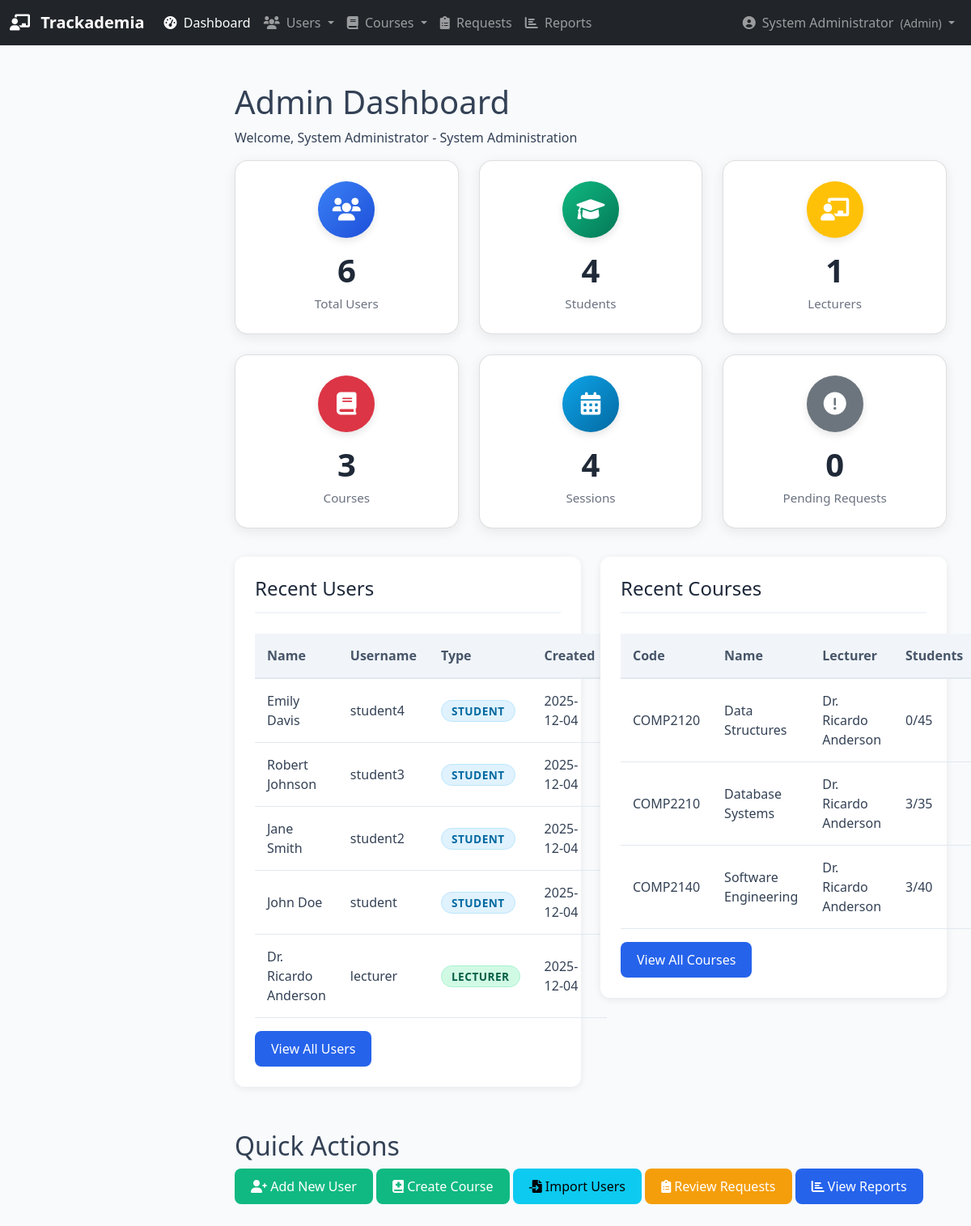
The app's page /admin/dashboard (signed in), older data.
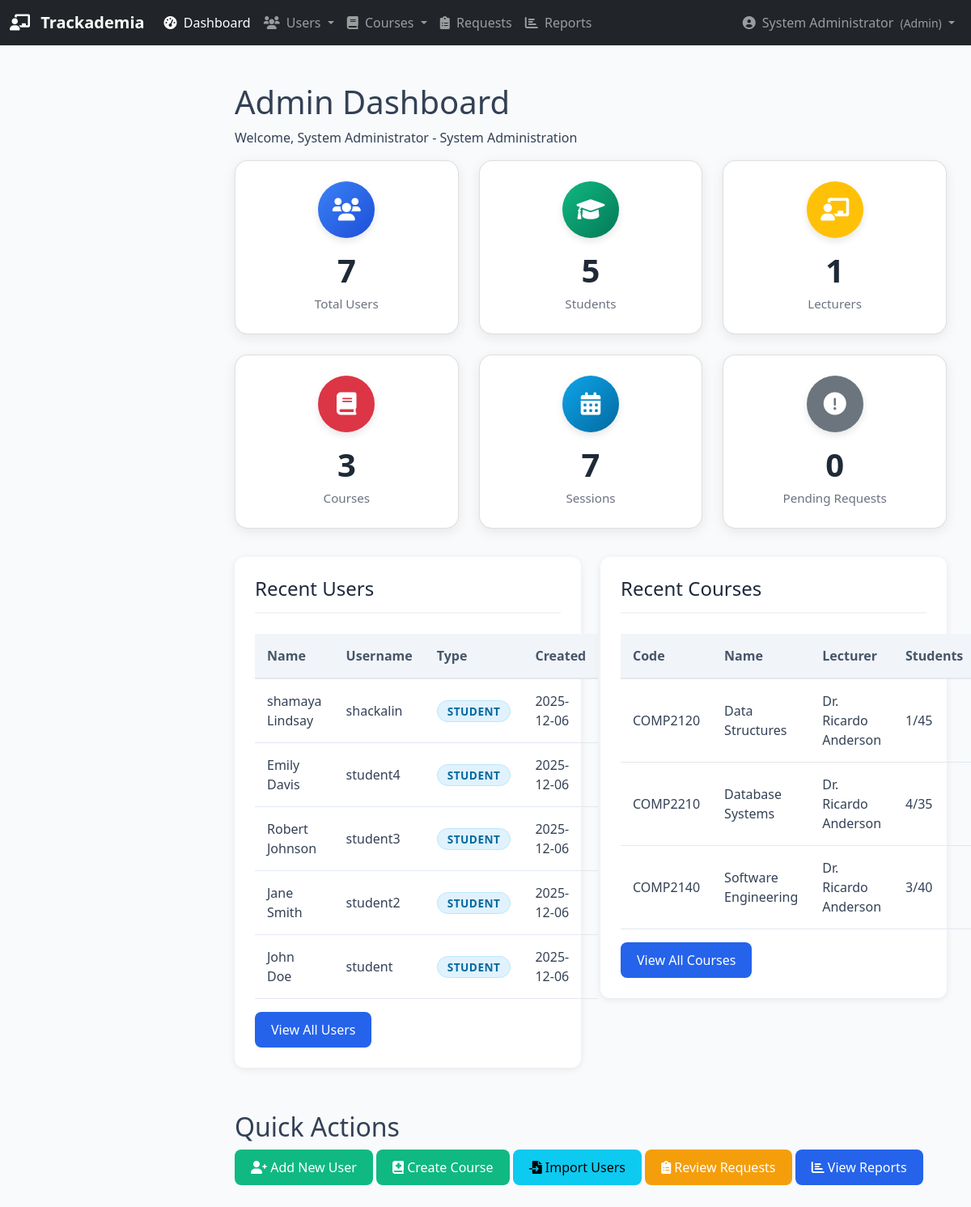
The same page, newer data.
### database.py (models this page shows, shortened)
class User(db.Model):
    __tablename__ = 'users'
    id = db.Column(db.Integer, primary_key=True)
    username = db.Column(db.String(80), unique=True, nullable=False)
    password_hash = db.Column(db.String(200), nullable=False)
    name = db.Column(db.String(100), nullable=False)
    email = db.Column(db.String(120), unique=True, nullable=True)
    user_type = db.Column(db.String(20), nullable=False)  # 'admin', 'lecturer', or 'student'
    is_active = db.Column(db.Boolean, default=True)
    created_at = db.Column(db.DateTime, default=datetime.utcnow)

class Course(db.Model):
    __tablename__ = 'courses'
    id = db.Column(db.Integer, primary_key=True)
    name = db.Column(db.String(200), nullable=False)
    code = db.Column(db.String(50), unique=True)
    description = db.Column(db.Text, nullable=True)
    credits = db.Column(db.Integer, default=3)
    semester = db.Column(db.String(50))  # Fall 2024, Spring 2025, etc.
    max_capacity = db.Column(db.Integer, default=30)
    lecturer_id = db.Column(db.Integer, db.ForeignKey('lecturers.id'), nullable=False)
    is_active = db.Column(db.Boolean, default=True)
    created_at = db.Column(db.DateTime, default=datetime.utcnow)
    students = db.relationship('Student',
                              secondary=enrollments,
                              back_populates='courses')
    sessions = db.relationship('Session', backref='course', lazy=True)

### app.py (the view)
@app.route('/admin/dashboard')
def admin_dashboard():
    if flask_session.get('user_type') != 'admin':
        flash('Access denied. Admin privileges required.', 'error')
        return redirect(url_for('login'))
    total_users = db.session.query(User).count()
    total_students = db.session.query(Student).count()
    total_lecturers = db.session.query(Lecturer).count()
    total_courses = db.session.query(Course).count()
    total_sessions = db.session.query(SessionModel).count()
    pending_requests = db.session.query(RemovalRequest).filter_by(status='pending').count()
    recent_users = db.session.query(User).order_by(User.created_at.desc()).limit(5).all()
    recent_courses = db.session.query(Course).order_by(Course.created_at.desc()).limit(5).all()
    return render_template('admin_dashboard.html',
                         total_users=total_users,
                         total_students=total_students,
                         total_lecturers=total_lecturers,
                         total_courses=total_courses,
                         total_sessions=total_sessions,
                         pending_requests=pending_requests,
                         recent_users=recent_users,
                         recent_courses=recent_courses)

### app.py (called while the page is built)
@app.before_request
def require_login():
    allowed_routes = ['login', 'static']
    if request.endpoint not in allowed_routes and 'user_id' not in flask_session:
        return redirect(url_for('login'))

@app.context_processor
def inject_pending_requests():
    if flask_session.get('user_type') == 'admin':
        pending_count = db.session.query(RemovalRequest).filter_by(status='pending').count()
        return dict(pending_requests_count=pending_count)
    return dict(pending_requests_count=0)

### templates/admin_dashboard.html (shortened to what the changed rows need)
{% extends "base.html" %}
{% block content %}
<div class="dashboard-header">
    <h1>Admin Dashboard</h1>
</div>
<div class="dashboard-cards">
    <div class="card">
        <div class="card-icon bg-primary">
            <i class="fas fa-users"></i>
        </div>
        <h3>{{ total_users }}</h3>
        <p>Total Users</p>
    </div>
    <div class="card">
        <div class="card-icon bg-success">
            <i class="fas fa-graduation-cap"></i>
        </div>
        <h3>{{ total_students }}</h3>
        <p>Students</p>
    </div>
    <div class="card">
        <div class="card-icon bg-info">
            <i class="fas fa-calendar-alt"></i>
        </div>
        <h3>{{ total_sessions }}</h3>
        <p>Sessions</p>
    </div>
</div>
<div class="row">
    <div class="col-md-6">
        <div class="table-container">
            <h2>Recent Users</h2>
            <table>
                <thead>
                    <tr>
                        <th>Name</th>
                        <th>Username</th>
                        <th>Type</th>
                        <th>Created</th>
                    </tr>
                </thead>
                <tbody>
                    {% for user in recent_users %}
                    <tr>
                        <td>{{ user.name }}</td>
                        <td>{{ user.username }}</td>
                        <td>
                            <span class="badge badge-{{ 'primary' if user.user_type == 'admin' else 'success' if user.user_type == 'lecturer' else 'info' }}">
                                {{ user.user_type|title }}
                            </span>
                        </td>
                        <td>{{ user.created_at.strftime('%Y-%m-%d') }}</td>
                    </tr>
                    {% endfor %}
                </tbody>
            </table>
        </div>
    </div>
    <div class="col-md-6">
        <div class="table-container">
            <h2>Recent Courses</h2>
            <table>
                <thead>
                    <tr>
                        <th>Code</th>
                        <th>Name</th>
                        <th>Lecturer</th>
                        <th>Students</th>
                    </tr>
                </thead>
                <tbody>
                    {% for course in recent_courses %}
                    <tr>
                        <td>{{ course.code }}</td>
                        <td>{{ course.name }}</td>
                        <td>{{ course.lecturer.user.name }}</td>
                        <td>{{ course.students|length }}/{{ course.max_capacity }}</td>
                    </tr>
                    {% endfor %}
                </tbody>
            </table>
        </div>
    </div>
</div>
<div class="quick-actions mt-4">
    <h2>Quick Actions</h2>
</div>
{% endblock %}

Row changes from the older to the newer data that the page shows:
no longer on this page (row edited): User: name "Dr. Ricardo Anderson", username "lecturer", user_type "LECTURER", created_at "2025-12-04"
added User: name "shamaya Lindsay", username "shackalin", user_type "STUDENT", created_at "2025-12-06"
changed User "Emily Davis": created_at "2025-12-04" → "2025-12-06"
changed User "Robert Johnson": created_at "2025-12-04" → "2025-12-06"
changed User "Jane Smith": created_at "2025-12-04" → "2025-12-06"
changed User "John Doe": created_at "2025-12-04" → "2025-12-06"
changed Course "COMP2120": students|length "0" → "1"
changed Course "COMP2210": students|length "3" → "4"
Text that changed along with them:
{{ total_users }}: "6" → "7"
{{ total_students }}: "4" → "5"
{{ total_sessions }}: "4" → "7"
